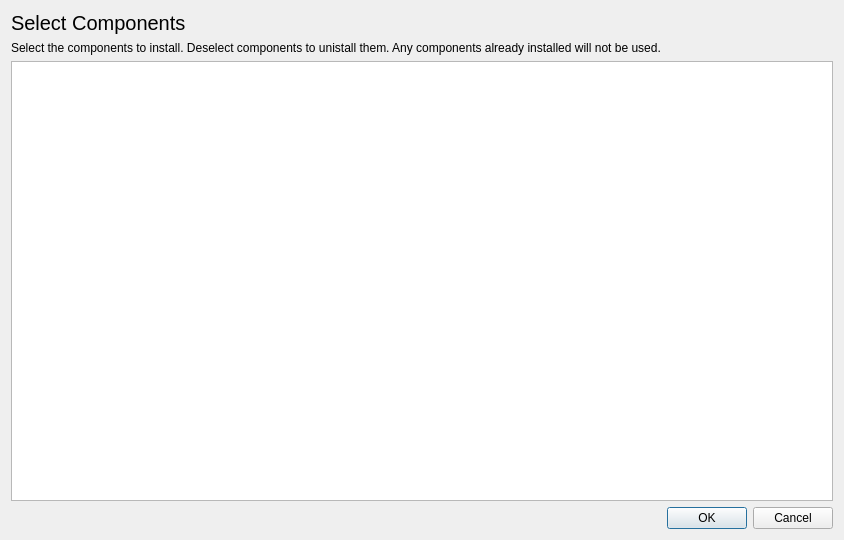
<?xml version="1.0" encoding="UTF-8"?>
<ui version="4.0">
 <class>ComponentPage</class>
 <widget class="QWidget" name="ComponentPage">
  <property name="geometry">
   <rect>
    <x>0</x>
    <y>0</y>
    <width>844</width>
    <height>540</height>
   </rect>
  </property>
  <property name="windowTitle">
   <string>Form</string>
  </property>
  <layout class="QGridLayout" name="gridLayout">
   <item row="2" column="0">
    <widget class="QTreeView" name="treeView">
     <property name="editTriggers">
      <set>QAbstractItemView::NoEditTriggers</set>
     </property>
     <property name="rootIsDecorated">
      <bool>true</bool>
     </property>
     <property name="itemsExpandable">
      <bool>true</bool>
     </property>
     <property name="expandsOnDoubleClick">
      <bool>true</bool>
     </property>
    </widget>
   </item>
   <item row="0" column="0">
    <widget class="QLabel" name="label">
     <property name="font">
      <font>
       <pointsize>15</pointsize>
      </font>
     </property>
     <property name="text">
      <string>Select Components</string>
     </property>
    </widget>
   </item>
   <item row="1" column="0">
    <widget class="QLabel" name="label_2">
     <property name="text">
      <string>Select the components to install. Deselect components to unistall them. Any components already installed will not be used.</string>
     </property>
    </widget>
   </item>
   <item row="3" column="0">
    <widget class="QDialogButtonBox" name="buttonBox">
     <property name="standardButtons">
      <set>QDialogButtonBox::Cancel|QDialogButtonBox::Ok</set>
     </property>
     <property name="centerButtons">
      <bool>false</bool>
     </property>
    </widget>
   </item>
  </layout>
 </widget>
 <resources/>
 <connections/>
</ui>
